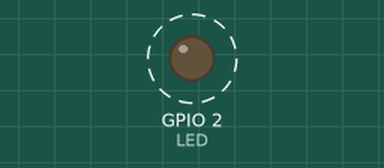
A sketch run on a simulated ESP32. On the bench: output pins drawn as LEDs (lit = HIGH). Dashed ring = blinking. WiFi joins after 1.5 s; servers stay silent unless stated; what the sketch prints to the serial monitor is not drawn.

Above: at 1.7 s.
Timing chart, 0 to 4.5 s (numbered marks = the images above):
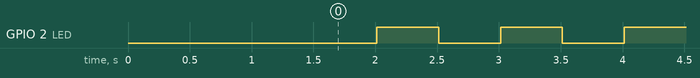

The sketch:

Wifibasic.ino
```cpp
        /*
 *  This sketch sends data via HTTP GET requests to data.sparkfun.com service.
 *
 *  You need to get streamId and privateKey at data.sparkfun.com and paste them
 *  below. Or just customize this script to talk to other HTTP servers.
 *
 */

#include <WiFi.h>

#define LED 2

const char* ssid     = "TPG 7C42";
const char* password = "abcd1976";

// const char* ssid     = "edu.Trade";
// const char* password = "Welcome@2020";

// const char* host = "data.sparkfun.com";
// const char* streamId   = "....................";
// const char* privateKey = "....................";

void setup()
{
    pinMode(LED,OUTPUT);
    Serial.begin(115200);
    delay(10);

    // We start by connecting to a WiFi network

    Serial.println();
    Serial.println();
    Serial.print("Connecting to ");
    Serial.println(ssid);

    WiFi.begin(ssid, password);

    while (WiFi.status() != WL_CONNECTED) {
        delay(500);
        Serial.print(".");
    }

    Serial.println("");
    Serial.println("WiFi connecteed");
    Serial.println("IP address: ");
    Serial.println(WiFi.localIP());
}

int value = 0;

void loop()
{
    if (WiFi.status() == WL_CONNECTED ){
        delay(500);
        digitalWrite(LED,HIGH);
        delay(500);
        digitalWrite(LED,LOW);
    }
}
```

Measured:
- by itself, GPIO 2 (LED): alternates HIGH for 0.50 s and LOW for 0.50 s
